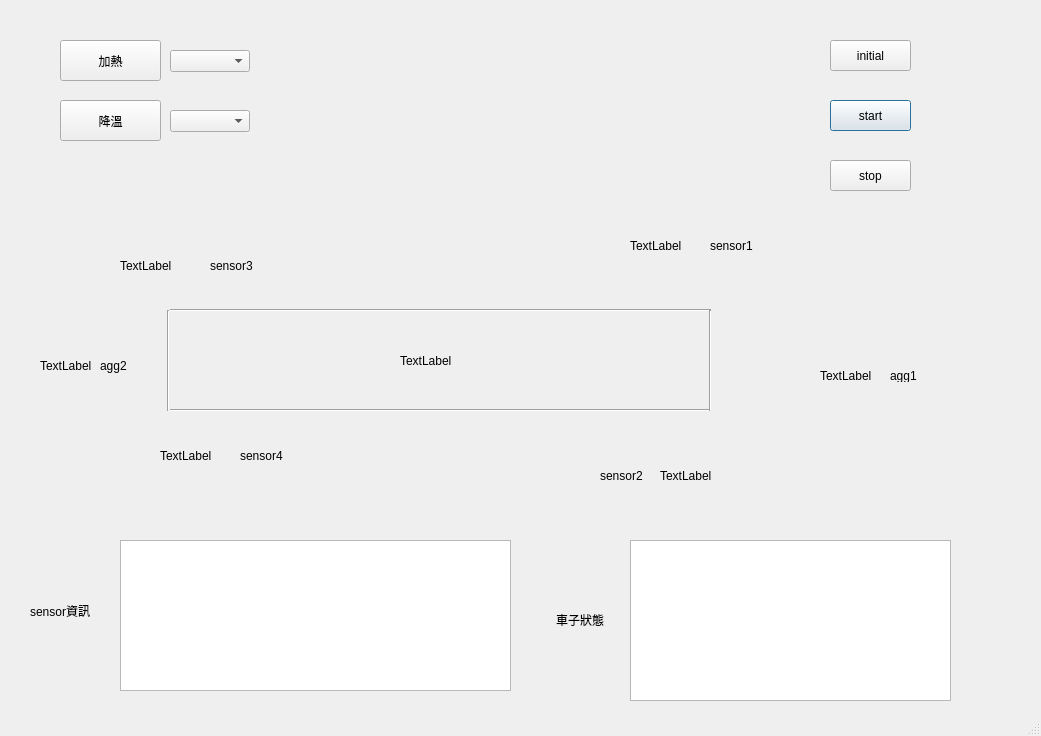
<?xml version="1.0" encoding="UTF-8"?>
<ui version="4.0">
 <class>Dialog</class>
 <widget class="QDialog" name="Dialog">
  <property name="geometry">
   <rect>
    <x>0</x>
    <y>0</y>
    <width>1041</width>
    <height>736</height>
   </rect>
  </property>
  <property name="windowTitle">
   <string>Dialog</string>
  </property>
  <property name="sizeGripEnabled">
   <bool>true</bool>
  </property>
  <widget class="Line" name="line">
   <property name="geometry">
    <rect>
     <x>170</x>
     <y>400</y>
     <width>541</width>
     <height>20</height>
    </rect>
   </property>
   <property name="orientation">
    <enum>Qt::Horizontal</enum>
   </property>
  </widget>
  <widget class="Line" name="line_4">
   <property name="geometry">
    <rect>
     <x>170</x>
     <y>300</y>
     <width>541</width>
     <height>20</height>
    </rect>
   </property>
   <property name="orientation">
    <enum>Qt::Horizontal</enum>
   </property>
  </widget>
  <widget class="QLabel" name="label_car1">
   <property name="geometry">
    <rect>
     <x>400</x>
     <y>330</y>
     <width>61</width>
     <height>61</height>
    </rect>
   </property>
   <property name="text">
    <string>TextLabel</string>
   </property>
  </widget>
  <widget class="QLabel" name="label_sensor1">
   <property name="geometry">
    <rect>
     <x>630</x>
     <y>220</y>
     <width>51</width>
     <height>51</height>
    </rect>
   </property>
   <property name="text">
    <string>TextLabel</string>
   </property>
  </widget>
  <widget class="QLabel" name="label_sensor2">
   <property name="geometry">
    <rect>
     <x>660</x>
     <y>450</y>
     <width>51</width>
     <height>51</height>
    </rect>
   </property>
   <property name="text">
    <string>TextLabel</string>
   </property>
  </widget>
  <widget class="QLabel" name="label_sensor3">
   <property name="geometry">
    <rect>
     <x>120</x>
     <y>240</y>
     <width>51</width>
     <height>51</height>
    </rect>
   </property>
   <property name="text">
    <string>TextLabel</string>
   </property>
  </widget>
  <widget class="QLabel" name="label_agg1">
   <property name="geometry">
    <rect>
     <x>820</x>
     <y>350</y>
     <width>51</width>
     <height>51</height>
    </rect>
   </property>
   <property name="text">
    <string>TextLabel</string>
   </property>
  </widget>
  <widget class="QLabel" name="label_agg2">
   <property name="geometry">
    <rect>
     <x>40</x>
     <y>340</y>
     <width>51</width>
     <height>51</height>
    </rect>
   </property>
   <property name="text">
    <string>TextLabel</string>
   </property>
  </widget>
  <widget class="QPushButton" name="pushButton_start">
   <property name="geometry">
    <rect>
     <x>830</x>
     <y>100</y>
     <width>81</width>
     <height>31</height>
    </rect>
   </property>
   <property name="text">
    <string>start</string>
   </property>
  </widget>
  <widget class="QPushButton" name="pushButton_initial">
   <property name="geometry">
    <rect>
     <x>830</x>
     <y>40</y>
     <width>81</width>
     <height>31</height>
    </rect>
   </property>
   <property name="text">
    <string>initial</string>
   </property>
  </widget>
  <widget class="QLabel" name="label">
   <property name="geometry">
    <rect>
     <x>30</x>
     <y>600</y>
     <width>71</width>
     <height>21</height>
    </rect>
   </property>
   <property name="text">
    <string>sensor資訊</string>
   </property>
  </widget>
  <widget class="QTextBrowser" name="textBrowser_sensor">
   <property name="geometry">
    <rect>
     <x>120</x>
     <y>540</y>
     <width>391</width>
     <height>151</height>
    </rect>
   </property>
  </widget>
  <widget class="QLabel" name="label_2">
   <property name="geometry">
    <rect>
     <x>556</x>
     <y>610</y>
     <width>61</width>
     <height>20</height>
    </rect>
   </property>
   <property name="text">
    <string>車子狀態</string>
   </property>
  </widget>
  <widget class="QTextBrowser" name="textBrowser_car">
   <property name="geometry">
    <rect>
     <x>630</x>
     <y>540</y>
     <width>321</width>
     <height>161</height>
    </rect>
   </property>
  </widget>
  <widget class="QLabel" name="label_3">
   <property name="geometry">
    <rect>
     <x>210</x>
     <y>260</y>
     <width>47</width>
     <height>12</height>
    </rect>
   </property>
   <property name="text">
    <string>sensor3</string>
   </property>
  </widget>
  <widget class="QLabel" name="label_4">
   <property name="geometry">
    <rect>
     <x>710</x>
     <y>240</y>
     <width>47</width>
     <height>12</height>
    </rect>
   </property>
   <property name="text">
    <string>sensor1</string>
   </property>
  </widget>
  <widget class="QLabel" name="label_5">
   <property name="geometry">
    <rect>
     <x>600</x>
     <y>470</y>
     <width>47</width>
     <height>12</height>
    </rect>
   </property>
   <property name="text">
    <string>sensor2</string>
   </property>
  </widget>
  <widget class="QLabel" name="label_6">
   <property name="geometry">
    <rect>
     <x>890</x>
     <y>370</y>
     <width>47</width>
     <height>12</height>
    </rect>
   </property>
   <property name="text">
    <string>agg1</string>
   </property>
  </widget>
  <widget class="QLabel" name="label_7">
   <property name="geometry">
    <rect>
     <x>100</x>
     <y>340</y>
     <width>51</width>
     <height>51</height>
    </rect>
   </property>
   <property name="text">
    <string>agg2</string>
   </property>
  </widget>
  <widget class="Line" name="line_2">
   <property name="geometry">
    <rect>
     <x>160</x>
     <y>310</y>
     <width>16</width>
     <height>101</height>
    </rect>
   </property>
   <property name="orientation">
    <enum>Qt::Vertical</enum>
   </property>
  </widget>
  <widget class="Line" name="line_3">
   <property name="geometry">
    <rect>
     <x>700</x>
     <y>310</y>
     <width>20</width>
     <height>101</height>
    </rect>
   </property>
   <property name="orientation">
    <enum>Qt::Vertical</enum>
   </property>
  </widget>
  <widget class="QPushButton" name="pushButton_stop">
   <property name="geometry">
    <rect>
     <x>830</x>
     <y>160</y>
     <width>81</width>
     <height>31</height>
    </rect>
   </property>
   <property name="text">
    <string>stop</string>
   </property>
  </widget>
  <widget class="QLabel" name="label_8">
   <property name="geometry">
    <rect>
     <x>240</x>
     <y>450</y>
     <width>47</width>
     <height>12</height>
    </rect>
   </property>
   <property name="text">
    <string>sensor4</string>
   </property>
  </widget>
  <widget class="QLabel" name="label_sensor4">
   <property name="geometry">
    <rect>
     <x>160</x>
     <y>430</y>
     <width>51</width>
     <height>51</height>
    </rect>
   </property>
   <property name="text">
    <string>TextLabel</string>
   </property>
  </widget>
  <widget class="QPushButton" name="pushButton_heat">
   <property name="geometry">
    <rect>
     <x>60</x>
     <y>40</y>
     <width>101</width>
     <height>41</height>
    </rect>
   </property>
   <property name="text">
    <string>加熱</string>
   </property>
  </widget>
  <widget class="QComboBox" name="comboBox_sensor_heat">
   <property name="geometry">
    <rect>
     <x>170</x>
     <y>50</y>
     <width>80</width>
     <height>22</height>
    </rect>
   </property>
   <item>
    <property name="text">
     <string/>
    </property>
   </item>
   <item>
    <property name="text">
     <string>sensor1</string>
    </property>
   </item>
   <item>
    <property name="text">
     <string>sensor2</string>
    </property>
   </item>
   <item>
    <property name="text">
     <string>sensor3</string>
    </property>
   </item>
   <item>
    <property name="text">
     <string>sensor4</string>
    </property>
   </item>
  </widget>
  <widget class="QPushButton" name="pushButton_cool">
   <property name="geometry">
    <rect>
     <x>60</x>
     <y>100</y>
     <width>101</width>
     <height>41</height>
    </rect>
   </property>
   <property name="text">
    <string>降溫</string>
   </property>
  </widget>
  <widget class="QComboBox" name="comboBox_sensor_cool">
   <property name="geometry">
    <rect>
     <x>170</x>
     <y>110</y>
     <width>80</width>
     <height>22</height>
    </rect>
   </property>
   <item>
    <property name="text">
     <string/>
    </property>
   </item>
   <item>
    <property name="text">
     <string>sensor1</string>
    </property>
   </item>
   <item>
    <property name="text">
     <string>sensor2</string>
    </property>
   </item>
   <item>
    <property name="text">
     <string>sensor3</string>
    </property>
   </item>
   <item>
    <property name="text">
     <string>sensor4</string>
    </property>
   </item>
  </widget>
 </widget>
 <resources/>
 <connections/>
</ui>
